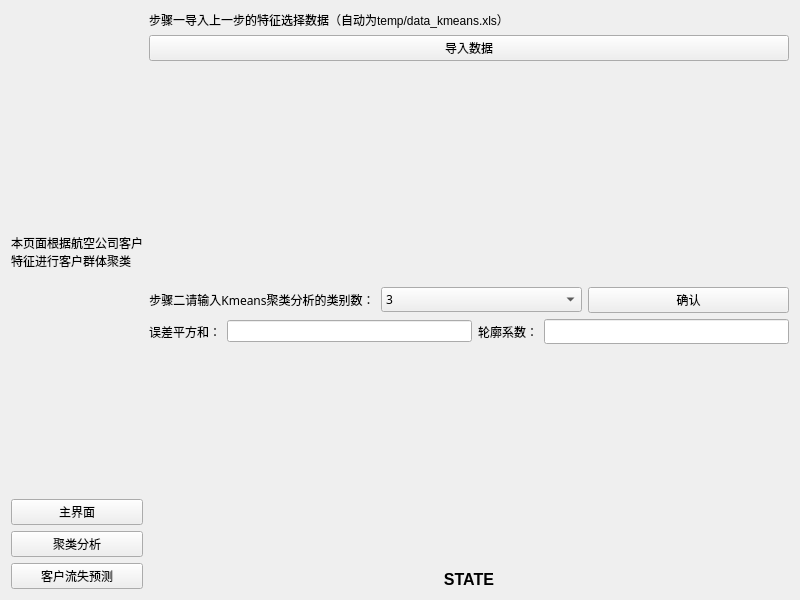
<?xml version="1.0" encoding="UTF-8"?>
<ui version="4.0">
 <class>kmeans</class>
 <widget class="QWidget" name="kmeans">
  <property name="geometry">
   <rect>
    <x>0</x>
    <y>0</y>
    <width>800</width>
    <height>600</height>
   </rect>
  </property>
  <property name="windowTitle">
   <string>聚类分析</string>
  </property>
  <layout class="QGridLayout" name="gridLayout">
   <item row="0" column="0">
    <layout class="QHBoxLayout" name="horizontalLayout_3">
     <item>
      <layout class="QVBoxLayout" name="verticalLayout">
       <item>
        <widget class="QLabel" name="label_5">
         <property name="text">
          <string>本页面根据航空公司客户特征进行客户群体聚类</string>
         </property>
         <property name="wordWrap">
          <bool>true</bool>
         </property>
        </widget>
       </item>
       <item>
        <widget class="QPushButton" name="PB_back">
         <property name="font">
          <font>
           <family>Adobe Devanagari</family>
           <weight>50</weight>
           <bold>false</bold>
          </font>
         </property>
         <property name="text">
          <string>主界面</string>
         </property>
        </widget>
       </item>
       <item>
        <widget class="QPushButton" name="PB_Kmeans">
         <property name="text">
          <string>聚类分析</string>
         </property>
        </widget>
       </item>
       <item>
        <widget class="QPushButton" name="PB_predict">
         <property name="text">
          <string>客户流失预测</string>
         </property>
        </widget>
       </item>
      </layout>
     </item>
     <item>
      <layout class="QVBoxLayout" name="verticalLayout_2" stretch="0,0,3,0,0,3,0">
       <item>
        <widget class="QLabel" name="label">
         <property name="text">
          <string>步骤一导入上一步的特征选择数据（自动为temp/data_kmeans.xls）</string>
         </property>
         <property name="wordWrap">
          <bool>true</bool>
         </property>
        </widget>
       </item>
       <item>
        <widget class="QPushButton" name="PB_openfile">
         <property name="text">
          <string>导入数据</string>
         </property>
        </widget>
       </item>
       <item>
        <widget class="DataTableWidget" name="pandasTableWidget" native="true"/>
       </item>
       <item>
        <layout class="QHBoxLayout" name="horizontalLayout_2">
         <item>
          <widget class="QLabel" name="label_4">
           <property name="font">
            <font>
             <family>Adobe Devanagari</family>
             <pointsize>9</pointsize>
             <weight>50</weight>
             <bold>false</bold>
            </font>
           </property>
           <property name="layoutDirection">
            <enum>Qt::LeftToRight</enum>
           </property>
           <property name="text">
            <string>步骤二请输入Kmeans聚类分析的类别数：</string>
           </property>
           <property name="alignment">
            <set>Qt::AlignCenter</set>
           </property>
          </widget>
         </item>
         <item>
          <widget class="QComboBox" name="CB_k">
           <property name="font">
            <font>
             <family>AcadEref</family>
             <pointsize>9</pointsize>
            </font>
           </property>
           <item>
            <property name="text">
             <string>3</string>
            </property>
           </item>
           <item>
            <property name="text">
             <string>4</string>
            </property>
           </item>
           <item>
            <property name="text">
             <string>5</string>
            </property>
           </item>
           <item>
            <property name="text">
             <string>6</string>
            </property>
           </item>
           <item>
            <property name="text">
             <string>7</string>
            </property>
           </item>
           <item>
            <property name="text">
             <string>8</string>
            </property>
           </item>
           <item>
            <property name="text">
             <string>9</string>
            </property>
           </item>
          </widget>
         </item>
         <item>
          <widget class="QPushButton" name="PB_confirm">
           <property name="font">
            <font>
             <family>Adobe Devanagari</family>
             <pointsize>9</pointsize>
             <weight>50</weight>
             <bold>false</bold>
            </font>
           </property>
           <property name="text">
            <string>确认</string>
           </property>
          </widget>
         </item>
        </layout>
       </item>
       <item>
        <layout class="QHBoxLayout" name="horizontalLayout">
         <item>
          <widget class="QLabel" name="label_2">
           <property name="font">
            <font>
             <pointsize>9</pointsize>
             <weight>50</weight>
             <bold>false</bold>
            </font>
           </property>
           <property name="layoutDirection">
            <enum>Qt::LeftToRight</enum>
           </property>
           <property name="text">
            <string>误差平方和：</string>
           </property>
           <property name="alignment">
            <set>Qt::AlignCenter</set>
           </property>
          </widget>
         </item>
         <item>
          <widget class="QLineEdit" name="LE_SSE">
           <property name="font">
            <font>
             <pointsize>9</pointsize>
            </font>
           </property>
          </widget>
         </item>
         <item>
          <widget class="QLabel" name="label_3">
           <property name="font">
            <font>
             <pointsize>9</pointsize>
             <weight>50</weight>
             <bold>false</bold>
            </font>
           </property>
           <property name="layoutDirection">
            <enum>Qt::LeftToRight</enum>
           </property>
           <property name="text">
            <string>轮廓系数：</string>
           </property>
           <property name="alignment">
            <set>Qt::AlignCenter</set>
           </property>
          </widget>
         </item>
         <item>
          <widget class="QLineEdit" name="LE_Cont">
           <property name="font">
            <font>
             <family>Adobe Devanagari</family>
            </font>
           </property>
          </widget>
         </item>
        </layout>
       </item>
       <item>
        <widget class="QLabel" name="LB_radar">
         <property name="autoFillBackground">
          <bool>false</bool>
         </property>
         <property name="text">
          <string/>
         </property>
         <property name="scaledContents">
          <bool>true</bool>
         </property>
        </widget>
       </item>
       <item>
        <widget class="QLabel" name="LB_stat">
         <property name="font">
          <font>
           <pointsize>12</pointsize>
           <weight>75</weight>
           <bold>true</bold>
          </font>
         </property>
         <property name="layoutDirection">
          <enum>Qt::LeftToRight</enum>
         </property>
         <property name="text">
          <string>STATE</string>
         </property>
         <property name="alignment">
          <set>Qt::AlignCenter</set>
         </property>
        </widget>
       </item>
      </layout>
     </item>
    </layout>
   </item>
  </layout>
 </widget>
 <customwidgets>
  <customwidget>
   <class>DataTableWidget</class>
   <extends>QWidget</extends>
   <header>qtpandas.views.DataTableView</header>
   <container>1</container>
  </customwidget>
 </customwidgets>
 <resources/>
 <connections/>
</ui>
